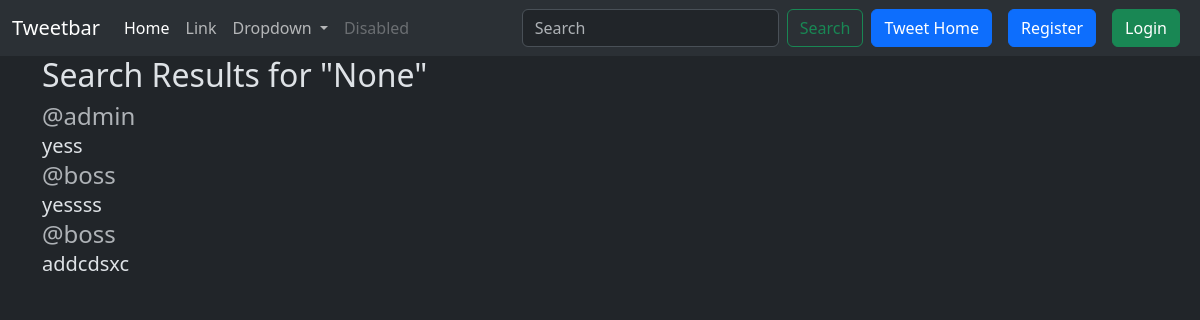
Page /tweet/search/ on the earlier database version.
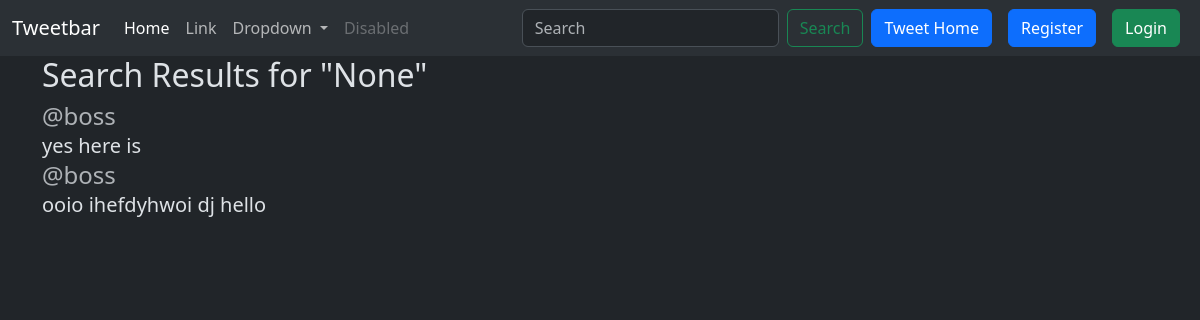
Same page on the later database version.
### tweet/models.py (models this page shows, shortened)
class Tweet(models.Model):
    user=models.ForeignKey(User, on_delete=models.CASCADE)
    text=models.TextField(max_length=250)
    photo=models.ImageField(upload_to='photos/', blank=True, null=True)
    created_at=models.DateTimeField(auto_now_add=True)
    updated_at=models.DateTimeField(auto_now=True)

### tweet/views.py (the view)
# urls.py: path('search/', views.tweet_search, name='tweetsearch'),
def tweet_search(request):
    query=request.GET.get('searchok')
    result= Tweet.objects.all()
    if query:
        result=Tweet.objects.filter(
            Q(text__icontains=query) | Q(user__username__icontains=query)
        )
    return render(request, 'tweet_search.html', {'result':result, 'query':query})

### tweet/templates/tweet_search.html (shortened to what this page needs)
{% extends 'base.html' %}
{% block content %}
<h2>Search Results for "{{ query }}"</h2>
{% if result %}
    {% for tweet in result %}
        <div class="tweet">
            <h4 class="card-title text-muted">@{{tweet.user.username}}</h4>
            <p class="card-text fs-5">{{tweet.text}}</p>
        </div>
    {% endfor %}
{% else %}
    <p>No tweets found matching your search.</p>
{% endif %}
{% endblock %}

### templates/base.html (shortened to what this page needs)
{% load static %}
<!DOCTYPE html>
<html lang="en" data-bs-theme="dark">
<head>
    <link href="https://cdn.jsdelivr.net/npm/bootstrap@5.3.8/dist/css/bootstrap.min.css" rel="stylesheet">
</head>
<body>
<nav class="navbar navbar-expand-lg bg-body-tertiary">
  <div class="container-fluid">
    <a class="navbar-brand" href="#">Tweetbar</a>
    <div class="collapse navbar-collapse" id="navbarSupportedContent">
      <ul class="navbar-nav me-auto mb-2 mb-lg-0">
        <li class="nav-item">
          <a class="nav-link active" aria-current="page" href="#">Home</a>
        </li>
        <li class="nav-item">
          <a class="nav-link" href="#">Link</a>
        </li>
        <li class="nav-item dropdown">
          <a class="nav-link dropdown-toggle" href="#" role="button" data-bs-toggle="dropdown" aria-expanded="false">
            Dropdown
          </a>
        </li>
        <li class="nav-item">
          <a class="nav-link disabled" aria-disabled="true">Disabled</a>
        </li>
      </ul>
        <form class="d-flex" role="search" action="{% url 'tweetsearch' %}" method="get">
          <input class="form-control me-2" type="search" name="searchok" placeholder="Search" aria-label="Search"/>
          <button class="btn btn-outline-success" type="submit">Search</button>
        </form>
      <a href="{%url 'tweetlist'%}" class="btn btn-primary mx-2">Tweet Home</a>
      {% if user.is_authenticated %}
      <form method="post" action="{% url 'logout' %}">
        {% csrf_token %}
        <button class="btn btn-danger" type="submit">Logout</button>
      </form>
      {%else%}
      <a href="{% url 'register' %}" class="btn btn-primary mx-2">Register</a>
      <a href="{% url 'login' %}" class="btn btn-success mx-2">Login</a>
      {% endif %}
    </div>
  </div>
</nav>
    <div class="container">
        {% block content %}
        {% endblock %}
    </div>
</body>
</html>

Differences in the rows shown:
removed Tweet: user.username "admin", text "yess"
removed Tweet: user.username "boss", text "yessss"
removed Tweet: user.username "boss", text "addcdsxc"
added Tweet: user.username "boss", text "yes here is"
added Tweet: user.username "boss", text "ooio ihefdyhwoi dj hello"
